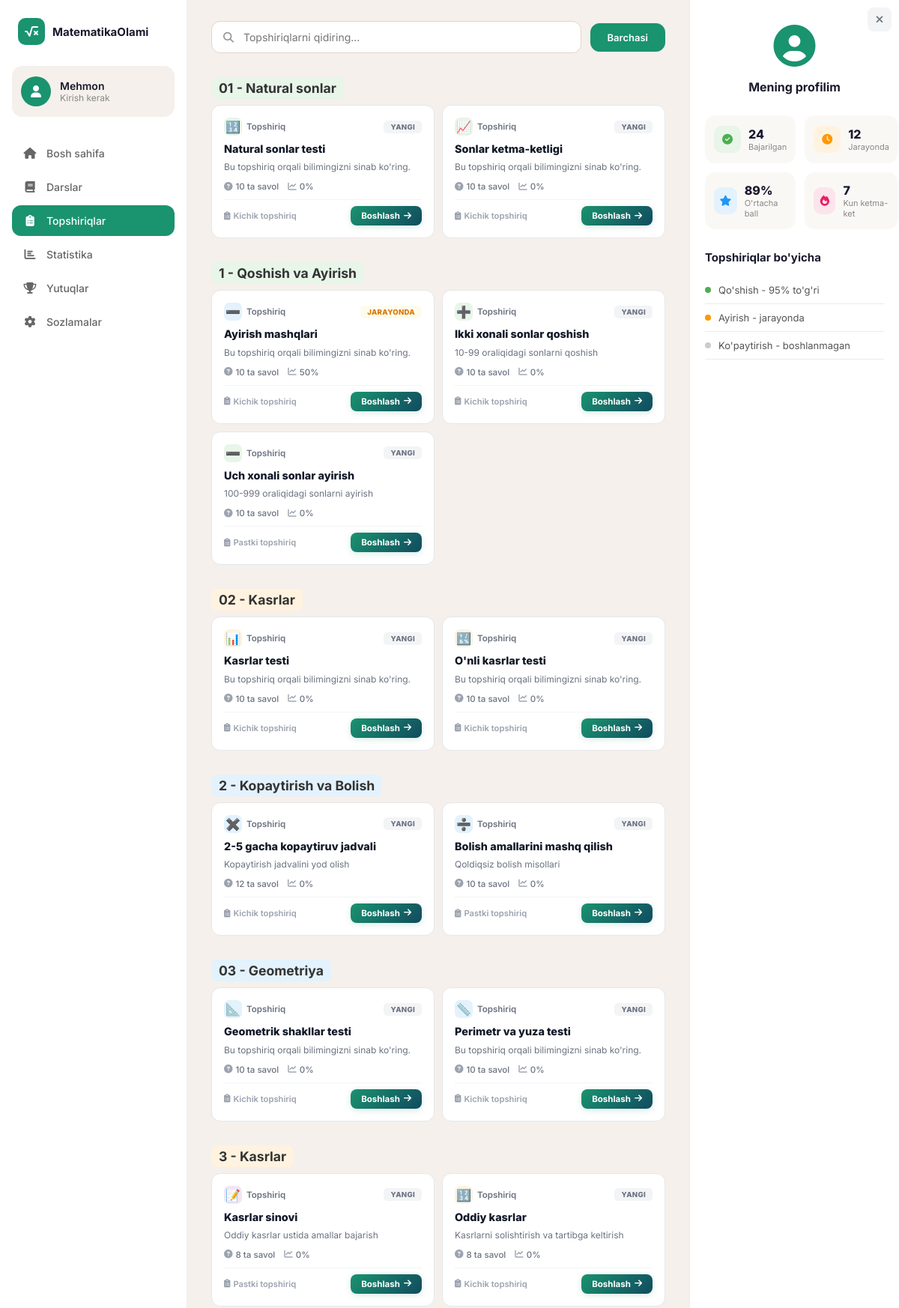
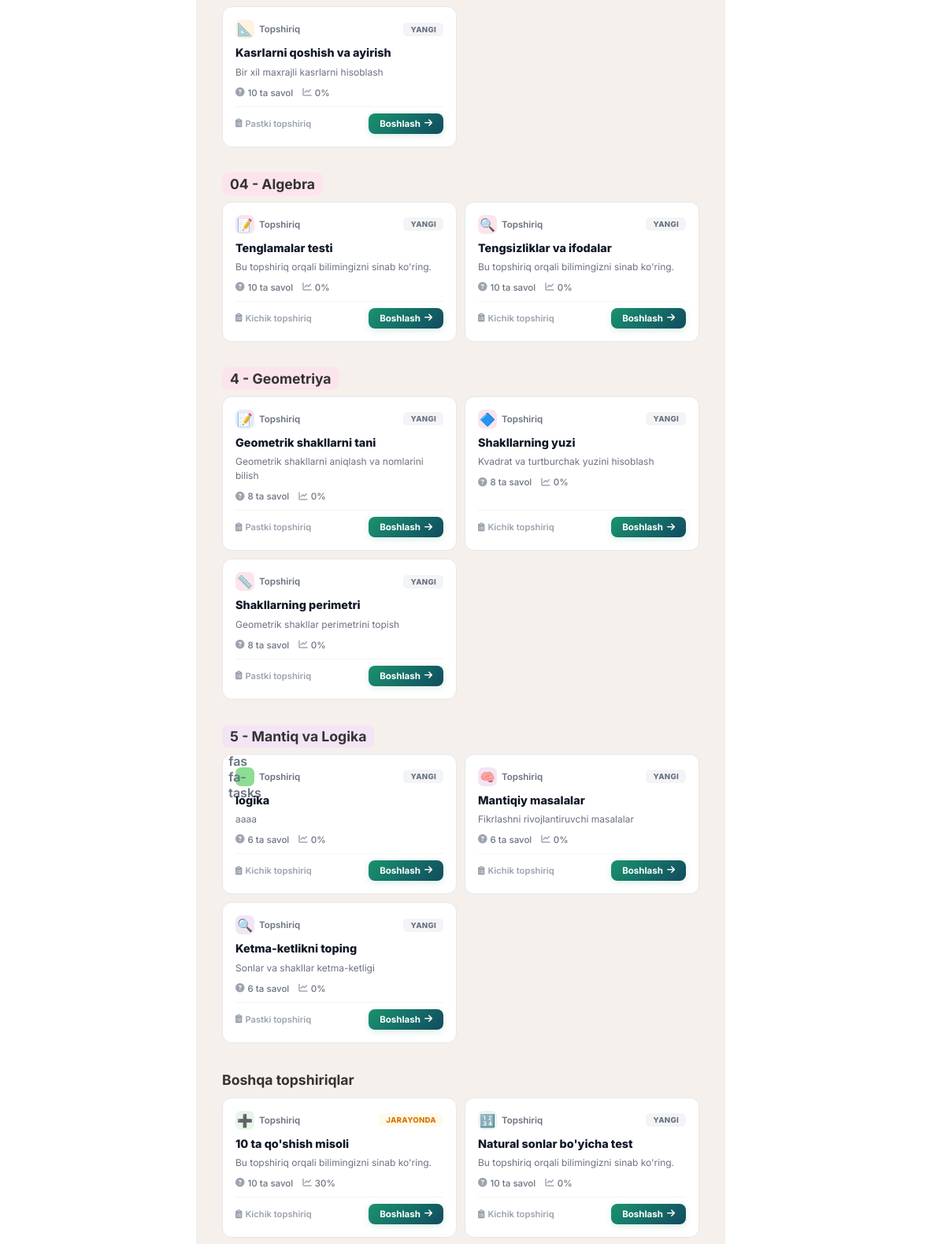
/topshiriqlar/ (upper part), run on the app's committed database (2 pictures, top to bottom).
### apps/models.py (models this page shows, shortened)
class Mavzu(models.Model):
    raqam = models.CharField(max_length=10)
    nomi = models.CharField(max_length=200)
    tavsif = models.TextField()
    rang = models.CharField(max_length=20, default='#e8f5e9')
    icon = models.CharField(max_length=50)
    tartib = models.PositiveIntegerField(default=0)
    class Meta:
        ordering = ['tartib']
        verbose_name = 'Mavzu'
        verbose_name_plural = 'Mavzular'

class Topshiriq(models.Model):
    TURI_CHOICES = [
        ('kichik', 'Kichik topshiriq'),
        ('pastki', 'Pastki topshiriq'),
    ]
    mavzu = models.ForeignKey(Mavzu, on_delete=models.SET_NULL, null=True, blank=True, related_name='topshiriqlar')
    dars = models.ForeignKey(Dars, on_delete=models.CASCADE, related_name='topshiriqlar', null=True, blank=True)
    nomi = models.CharField(max_length=200)
    tavsif = models.TextField(blank=True)
    icon = models.CharField(max_length=50, blank=True)
    rang = models.CharField(max_length=20, default='#e8f5e9')
    savollar = models.PositiveIntegerField(default=0)
    foiz = models.PositiveIntegerField(default=0)
    progress_rang = models.CharField(max_length=20, blank=True)
    btn_rang = models.CharField(max_length=20, blank=True)
    turi = models.CharField(max_length=20, choices=TURI_CHOICES, default='kichik')
    rasm_url = models.URLField(blank=True)
    tartib = models.PositiveIntegerField(default=0)
    class Meta:
        ordering = ['tartib']
        verbose_name = 'Topshiriq'
        verbose_name_plural = 'Topshiriqlar'

class UmumiyStatistika(models.Model):
    umumiy_ball = models.PositiveIntegerField(default=82)
    bajarilgan = models.PositiveIntegerField(default=24)
    jarayonda = models.PositiveIntegerField(default=12)
    umumiy_soat = models.PositiveIntegerField(default=47)
    ketma_ket_kun = models.PositiveIntegerField(default=7)
    ortacha_ball_foiz = models.PositiveIntegerField(default=89)
    yulduzcha = models.PositiveIntegerField(default=150)
    class Meta:
        verbose_name = 'Umumiy statistika'
        verbose_name_plural = 'Umumiy statistika'
    @classmethod
    def get(cls):
        obj, _ = cls.objects.get_or_create(pk=1)
        return obj

class SongiFaoliyat(models.Model):
    nomi = models.CharField(max_length=200)
    rang = models.CharField(max_length=20, default='#4caf50')
    sahifa = models.CharField(max_length=50, choices=[
        ('bosh_sahifa', 'Bosh sahifa'),
        ('darslar', 'Darslar'),
        ('topshiriqlar', 'Topshiriqlar'),
        ('statistika', 'Statistika'),
        ('yutuqlar', 'Yutuqlar'),
        ('sozlamalar', 'Sozlamalar'),
    ], default='bosh_sahifa', help_text="Qaysi sahifada ko'rinadi")
    tartib = models.PositiveIntegerField(default=0)
    class Meta:
        ordering = ['tartib']
        verbose_name = "So'nggi faoliyat"
        verbose_name_plural = "So'nggi faoliyatlar"

### apps/views.py (the view)
# urls.py: path('topshiriqlar/', views.topshiriqlar, name='topshiriqlar'),
def topshiriqlar(request):
    stat = UmumiyStatistika.get()
    mavzular = Mavzu.objects.prefetch_related('topshiriqlar').all()
    mavzu_topshiriqlar = [
        {'mavzu': m, 'topshiriqlar': m.topshiriqlar.all()}
        for m in mavzular
        if m.topshiriqlar.exists()
    ]
    context = {
        'mavzu_topshiriqlar': mavzu_topshiriqlar,
        'kichik_topshiriqlar': Topshiriq.objects.filter(turi='kichik', mavzu__isnull=True),
        'pastki_topshiriqlar': Topshiriq.objects.filter(turi='pastki', mavzu__isnull=True),
        'stat': stat,
        'songgi_faoliyat': SongiFaoliyat.objects.filter(sahifa='topshiriqlar'),
    }
    return render(request, 'topshiriqlar.html', context)

### templates/topshiriqlar.html (shortened to what this page needs)
{% extends 'base.html' %}
{% block content %}
            <section class="section">
                <div class="dars-search-bar">
                    <div class="dars-search-input-wrap">
                        <i class="fas fa-search dars-search-icon"></i>
                        <input type="text" id="topshiriqQidiruv" class="dars-search-input" placeholder="Topshiriqlarni qidiring...">
                    </div>
                    <button class="dars-cat-btn dars-cat-active">Barchasi</button>
                </div>
            </section>
            {% for mt in mavzu_topshiriqlar %}
            <section class="section">
                <h2 style="margin-bottom:12px; font-size:1.1rem; color:#333;">
                    <span style="background:{{ mt.mavzu.rang|default:'#e8f5e9' }}; padding:4px 10px; border-radius:8px;">
                        {{ mt.mavzu.raqam }} - {{ mt.mavzu.nomi }}
                    </span>
                </h2>
                <div class="darslar-grid">
                    {% for top in mt.topshiriqlar %}
                    <div class="dars-card tc-card">
                        <a href="{% url 'topshiriq_detail' top.pk %}" class="tc-body">
                            <div class="dars-card-top">
                                <div class="dars-card-subj">
                                    <span class="dars-icon" style="background:{{ top.rang|default:'#f3f4f6' }};">{{ top.icon|default:'📝' }}</span>
                                    Topshiriq
                                </div>
                                {% if top.foiz >= 100 %}<span class="dars-badge done">Tugallangan</span>
                                {% elif top.foiz > 0 %}<span class="dars-badge progress">Jarayonda</span>
                                {% else %}<span class="dars-badge locked">Yangi</span>{% endif %}
                            </div>
                            <h3 class="dars-card-title">{{ top.nomi }}</h3>
                            <p class="dars-card-desc">{{ top.tavsif|default:"Bu topshiriq orqali bilimingizni sinab ko'ring." }}</p>
                            <div class="dars-card-info">
                                <span><i class="fas fa-circle-question"></i> {{ top.savollar }} ta savol</span>
                                <span><i class="fas fa-chart-line"></i> {{ top.foiz }}%</span>
                            </div>
                            <div class="dars-card-bottom">
                                <span class="dars-card-meta"><i class="fas fa-clipboard-list"></i> {{ top.get_turi_display }}</span>
                                <span class="dars-card-btn">Boshlash <i class="fas fa-arrow-right"></i></span>
                            </div>
                        </a>
                    </div>
                    {% endfor %}
                </div>
            </section>
            {% endfor %}
            {% if kichik_topshiriqlar or pastki_topshiriqlar %}
            <section class="section">
                {% if mavzu_topshiriqlar %}
                <h2 style="margin-bottom:12px; font-size:1.1rem; color:#333;">Boshqa topshiriqlar</h2>
                {% endif %}
                <div class="darslar-grid">
                    {% for top in kichik_topshiriqlar %}
                    <div class="dars-card tc-card">
                        <a href="{% url 'topshiriq_detail' top.pk %}" class="tc-body">
                            <div class="dars-card-top">
                                <div class="dars-card-subj">
                                    <span class="dars-icon" style="background:{{ top.rang|default:'#f3f4f6' }};">{{ top.icon|default:'📝' }}</span>
                                    Topshiriq
                                </div>
                                {% if top.foiz >= 100 %}<span class="dars-badge done">Tugallangan</span>
                                {% elif top.foiz > 0 %}<span class="dars-badge progress">Jarayonda</span>
                                {% else %}<span class="dars-badge locked">Yangi</span>{% endif %}
                            </div>
                            <h3 class="dars-card-title">{{ top.nomi }}</h3>
                            <p class="dars-card-desc">{{ top.tavsif|default:"Bu topshiriq orqali bilimingizni sinab ko'ring." }}</p>
                            <div class="dars-card-info">
                                <span><i class="fas fa-circle-question"></i> {{ top.savollar }} ta savol</span>
                                <span><i class="fas fa-chart-line"></i> {{ top.foiz }}%</span>
                            </div>
                            <div class="dars-card-bottom">
                                <span class="dars-card-meta"><i class="fas fa-clipboard-list"></i> Kichik topshiriq</span>
                                <span class="dars-card-btn">Boshlash <i class="fas fa-arrow-right"></i></span>
                            </div>
                        </a>
                    </div>
                    {% endfor %}
                </div>
            </section>
            {% endif %}
{% endblock %}
{% block activity_title %}Topshiriqlar bo'yicha{% endblock %}
{% block activity_content %}
                {% for faoliyat in songgi_faoliyat %}
                <div class="activity-item">
                    <div class="activity-dot" style="background: {{ faoliyat.rang }};"></div>
                    <span>{{ faoliyat.nomi }}</span>
                </div>
                {% endfor %}
{% endblock %}

### templates/base.html (shortened to what this page needs)
{% load static %}
<!DOCTYPE html>
<html lang="uz">
<head>
    <link rel="stylesheet" href="{% static 'css/style.css' %}">
    <link rel="stylesheet" href="https://cdnjs.cloudflare.com/ajax/libs/font-awesome/6.5.0/css/all.min.css">
</head>
<body>
    <div class="layout">
        <aside class="sidebar">
            <div class="sidebar-logo">
                <div class="logo-icon">
                    <i class="fas fa-square-root-variable"></i>
                </div>
                <span class="logo-text">MatematikaOlami</span>
            </div>
            <div class="user-card">
                <div class="user-avatar">
                    <i class="fas fa-user"></i>
                </div>
                <div class="user-info">
                    {% if user.is_authenticated %}
                    <span class="user-name">{{ user.first_name }} {{ user.last_name }}</span>
                    <span class="user-role">{% if user.profil.rol == 'oqituvchi' %}O'qituvchi{% else %}O'quvchi{% endif %}</span>
                    {% else %}
                    <span class="user-name">Mehmon</span>
                    <span class="user-role">Kirish kerak</span>
                    {% endif %}
                </div>
            </div>
            <nav class="sidebar-nav">
                <a href="{% url 'bosh_sahifa' %}" class="nav-item {% if request.resolver_match.url_name == 'bosh_sahifa' %}active{% endif %}">
                    <i class="fas fa-home"></i>
                    <span>Bosh sahifa</span>
                </a>
                <a href="{% url 'darslar' %}" class="nav-item {% if request.resolver_match.url_name == 'darslar' %}active{% endif %}">
                    <i class="fas fa-book"></i>
                    <span>Darslar</span>
                </a>
                <a href="{% url 'topshiriqlar' %}" class="nav-item {% if request.resolver_match.url_name == 'topshiriqlar' %}active{% endif %}">
                    <i class="fas fa-clipboard-list"></i>
                    <span>Topshiriqlar</span>
                </a>
                <a href="{% url 'statistika' %}" class="nav-item {% if request.resolver_match.url_name == 'statistika' %}active{% endif %}">
                    <i class="fas fa-chart-bar"></i>
                    <span>Statistika</span>
                </a>
                <a href="{% url 'yutuqlar' %}" class="nav-item {% if request.resolver_match.url_name == 'yutuqlar' %}active{% endif %}">
                    <i class="fas fa-trophy"></i>
                    <span>Yutuqlar</span>
                </a>
                <a href="{% url 'sozlamalar' %}" class="nav-item {% if request.resolver_match.url_name == 'sozlamalar' %}active{% endif %}">
                    <i class="fas fa-cog"></i>
                    <span>Sozlamalar</span>
                </a>
            </nav>
        </aside>
        <main class="main-content">
            {% block content %}{% endblock %}
        </main>
        <aside class="right-sidebar" id="rightSidebar">
            <button id="rightSidebarClose" class="right-sidebar-close-btn" title="Yopish" aria-label="Yopish">
                <i class="fas fa-times"></i>
            </button>
            <div class="profile-section">
                <div class="profile-avatar">
                    <i class="fas fa-user-circle"></i>
                </div>
                <h3>Mening profilim</h3>
            </div>
            {% block right_sidebar %}
            <div class="stats-grid">
                <div class="stat-item">
                    <div class="stat-icon" style="background: #e8f5e9; color: #4caf50;">
                        <i class="fas fa-check-circle"></i>
                    </div>
                    <div class="stat-info">
                        <span class="stat-value">{{ stat.bajarilgan }}</span>
                        <span class="stat-label">Bajarilgan</span>
                    </div>
                </div>
                <div class="stat-item">
                    <div class="stat-icon" style="background: #fff3e0; color: #ff9800;">
                        <i class="fas fa-clock"></i>
                    </div>
                    <div class="stat-info">
                        <span class="stat-value">{{ stat.jarayonda }}</span>
                        <span class="stat-label">Jarayonda</span>
                    </div>
                </div>
                <div class="stat-item">
                    <div class="stat-icon" style="background: #e3f2fd; color: #2196f3;">
                        <i class="fas fa-star"></i>
                    </div>
                    <div class="stat-info">
                        <span class="stat-value">{{ stat.ortacha_ball_foiz }}%</span>
                        <span class="stat-label">O'rtacha ball</span>
                    </div>
                </div>
                <div class="stat-item">
                    <div class="stat-icon" style="background: #fce4ec; color: #e91e63;">
                        <i class="fas fa-fire"></i>
                    </div>
                    <div class="stat-info">
                        <span class="stat-value">{{ stat.ketma_ket_kun }}</span>
                        <span class="stat-label">Kun ketma-ket</span>
                    </div>
                </div>
            </div>
            <div class="recent-activity">
                <h4>{% block activity_title %}So'nggi faoliyat{% endblock %}</h4>
                {% block activity_content %}{% endblock %}
            </div>
            {% endblock %}
        </aside>
    </div>
</body>
</html>

### data on the page
Mavzu: mavzu.raqam "01", mavzu.nomi "Natural sonlar"
Topshiriq: icon "🔢", shows "YANGI", nomi "Natural sonlar testi", tavsif "Bu topshiriq orqali bilimingizni sinab ko'ring.", savollar "10", foiz "0", turi "Kichik topshiriq"
Topshiriq: icon "📈", shows "YANGI", nomi "Sonlar ketma-ketligi", tavsif "Bu topshiriq orqali bilimingizni sinab ko'ring.", savollar "10", foiz "0", turi "Kichik topshiriq"
Mavzu: mavzu.raqam "1", mavzu.nomi "Qoshish va Ayirish"
Topshiriq: icon "➖", shows "JARAYONDA", nomi "Ayirish mashqlari", tavsif "Bu topshiriq orqali bilimingizni sinab ko'ring.", savollar "10", foiz "50", turi "Kichik topshiriq"
Topshiriq: icon "➕", shows "YANGI", nomi "Ikki xonali sonlar qoshish", tavsif "10-99 oraliqidagi sonlarni qoshish", savollar "10", foiz "0", turi "Kichik topshiriq"
Topshiriq: icon "➖", shows "YANGI", nomi "Uch xonali sonlar ayirish", tavsif "100-999 oraliqidagi sonlarni ayirish", savollar "10", foiz "0", turi "Pastki topshiriq"
Mavzu: mavzu.raqam "02", mavzu.nomi "Kasrlar"
Topshiriq: icon "📊", shows "YANGI", nomi "Kasrlar testi", tavsif "Bu topshiriq orqali bilimingizni sinab ko'ring.", savollar "10", foiz "0", turi "Kichik topshiriq"
Topshiriq: icon "🔣", shows "YANGI", nomi "O'nli kasrlar testi", tavsif "Bu topshiriq orqali bilimingizni sinab ko'ring.", savollar "10", foiz "0", turi "Kichik topshiriq"
Mavzu: mavzu.raqam "2", mavzu.nomi "Kopaytirish va Bolish"
Topshiriq: icon "✖️", shows "YANGI", nomi "2-5 gacha kopaytiruv jadvali", tavsif "Kopaytirish jadvalini yod olish", savollar "12", foiz "0", turi "Kichik topshiriq"
Topshiriq: icon "➗", shows "YANGI", nomi "Bolish amallarini mashq qilish", tavsif "Qoldiqsiz bolish misollari", savollar "10", foiz "0", turi "Pastki topshiriq"
Mavzu: mavzu.raqam "03", mavzu.nomi "Geometriya"
Topshiriq: icon "📐", shows "YANGI", nomi "Geometrik shakllar testi", tavsif "Bu topshiriq orqali bilimingizni sinab ko'ring.", savollar "10", foiz "0", turi "Kichik topshiriq"
Topshiriq: icon "📏", shows "YANGI", nomi "Perimetr va yuza testi", tavsif "Bu topshiriq orqali bilimingizni sinab ko'ring.", savollar "10", foiz "0", turi "Kichik topshiriq"
Mavzu: mavzu.raqam "3", mavzu.nomi "Kasrlar"
Topshiriq: icon "📝", shows "YANGI", nomi "Kasrlar sinovi", tavsif "Oddiy kasrlar ustida amallar bajarish", savollar "8", foiz "0", turi "Pastki topshiriq"
Topshiriq: icon "🔢", shows "YANGI", nomi "Oddiy kasrlar", tavsif "Kasrlarni solishtirish va tartibga keltirish", savollar "8", foiz "0", turi "Kichik topshiriq"
Topshiriq: icon "📐", shows "YANGI", nomi "Kasrlarni qoshish va ayirish", tavsif "Bir xil maxrajli kasrlarni hisoblash", savollar "10", foiz "0", turi "Pastki topshiriq"
Mavzu: mavzu.raqam "04", mavzu.nomi "Algebra"
Topshiriq: icon "📝", shows "YANGI", nomi "Tenglamalar testi", tavsif "Bu topshiriq orqali bilimingizni sinab ko'ring.", savollar "10", foiz "0", turi "Kichik topshiriq"
Topshiriq: icon "🔍", shows "YANGI", nomi "Tengsizliklar va ifodalar", tavsif "Bu topshiriq orqali bilimingizni sinab ko'ring.", savollar "10", foiz "0", turi "Kichik topshiriq"
Mavzu: mavzu.raqam "4", mavzu.nomi "Geometriya"
Topshiriq: icon "📝", shows "YANGI", nomi "Geometrik shakllarni tani", tavsif "Geometrik shakllarni aniqlash va nomlarini bilish", savollar "8", foiz "0", turi "Pastki topshiriq"
Topshiriq: icon "🔷", shows "YANGI", nomi "Shakllarning yuzi", tavsif "Kvadrat va turtburchak yuzini hisoblash", savollar "8", foiz "0", turi "Kichik topshiriq"
Topshiriq: icon "📏", shows "YANGI", nomi "Shakllarning perimetri", tavsif "Geometrik shakllar perimetrini topish", savollar "8", foiz "0", turi "Pastki topshiriq"
Mavzu: mavzu.raqam "5", mavzu.nomi "Mantiq va Logika"
Topshiriq: icon "fas fa-tasks", shows "YANGI", nomi "logika", tavsif "aaaa", savollar "6", foiz "0", turi "Kichik topshiriq"
Topshiriq: icon "🧠", shows "YANGI", nomi "Mantiqiy masalalar", tavsif "Fikrlashni rivojlantiruvchi masalalar", savollar "6", foiz "0", turi "Kichik topshiriq"
Topshiriq: icon "🔍", shows "YANGI", nomi "Ketma-ketlikni toping", tavsif "Sonlar va shakllar ketma-ketligi", savollar "6", foiz "0", turi "Pastki topshiriq"
Topshiriq: icon "➕", shows "JARAYONDA", nomi "10 ta qo'shish misoli", tavsif "Bu topshiriq orqali bilimingizni sinab ko'ring.", savollar "10", foiz "30"
Topshiriq: icon "🔢", shows "YANGI", nomi "Natural sonlar bo'yicha test", tavsif "Bu topshiriq orqali bilimingizni sinab ko'ring.", savollar "10", foiz "0"
UmumiyStatistika: bajarilgan "24", jarayonda "12", ortacha_ball_foiz "89", ketma_ket_kun "7"
SongiFaoliyat: nomi "Qo'shish - 95% to'g'ri"
SongiFaoliyat: nomi "Ayirish - jarayonda"
SongiFaoliyat: nomi "Ko'paytirish - boshlanmagan"
